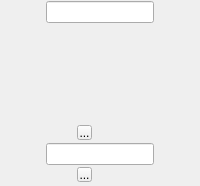
    <widget class="QFrame" name="frCO">
     <property name="sizePolicy">
      <sizepolicy hsizetype="Fixed" vsizetype="Preferred">
       <horstretch>0</horstretch>
       <verstretch>0</verstretch>
      </sizepolicy>
     </property>
     <property name="frameShape">
      <enum>QFrame::NoFrame</enum>
     </property>
     <property name="frameShadow">
      <enum>QFrame::Raised</enum>
     </property>
     <layout class="QGridLayout">
      <property name="margin">
       <number>1</number>
      </property>
      <property name="spacing">
       <number>0</number>
      </property>
      <item row="1" column="0">
       <spacer>
        <property name="orientation">
         <enum>Qt::Vertical</enum>
        </property>
        <property name="sizeType">
         <enum>QSizePolicy::Expanding</enum>
        </property>
        <property name="sizeHint" stdset="0">
         <size>
          <width>16</width>
          <height>100</height>
         </size>
        </property>
       </spacer>
      </item>
      <item row="2" column="0">
       <layout class="QGridLayout">
        <property name="margin">
         <number>0</number>
        </property>
        <property name="spacing">
         <number>0</number>
        </property>
        <item row="2" column="1">
         <widget class="QToolButton" name="tbCOdown">
          <property name="sizePolicy">
           <sizepolicy hsizetype="Fixed" vsizetype="Fixed">
            <horstretch>0</horstretch>
            <verstretch>0</verstretch>
           </sizepolicy>
          </property>
          <property name="minimumSize">
           <size>
            <width>15</width>
            <height>15</height>
           </size>
          </property>
          <property name="maximumSize">
           <size>
            <width>15</width>
            <height>15</height>
           </size>
          </property>
          <property name="focusPolicy">
           <enum>Qt::NoFocus</enum>
          </property>
          <property name="text">
           <string>...</string>
          </property>
          <property name="icon">
           <iconset resource="../rsc/gasman.qrc">
            <normaloff>:/images/down.png</normaloff>:/images/down.png</iconset>
          </property>
          <property name="autoRepeat">
           <bool>true</bool>
          </property>
         </widget>
        </item>
        <item row="1" column="0" colspan="4">
         <widget class="QLineEdit" name="leCO">
          <property name="sizePolicy">
           <sizepolicy hsizetype="Preferred" vsizetype="Fixed">
            <horstretch>0</horstretch>
            <verstretch>0</verstretch>
           </sizepolicy>
          </property>
         </widget>
        </item>
        <item row="0" column="1">
         <widget class="QToolButton" name="tbCOup">
          <property name="sizePolicy">
           <sizepolicy hsizetype="Fixed" vsizetype="Fixed">
            <horstretch>0</horstretch>
            <verstretch>0</verstretch>
           </sizepolicy>
          </property>
          <property name="minimumSize">
           <size>
            <width>15</width>
            <height>15</height>
           </size>
          </property>
          <property name="maximumSize">
           <size>
            <width>15</width>
            <height>15</height>
           </size>
          </property>
          <property name="focusPolicy">
           <enum>Qt::NoFocus</enum>
          </property>
          <property name="text">
           <string>...</string>
          </property>
          <property name="icon">
           <iconset resource="../rsc/gasman.qrc">
            <normaloff>:/images/up.png</normaloff>:/images/up.png</iconset>
          </property>
          <property name="autoRepeat">
           <bool>true</bool>
          </property>
         </widget>
        </item>
        <item row="0" column="0">
         <spacer>
          <property name="orientation">
           <enum>Qt::Horizontal</enum>
          </property>
          <property name="sizeType">
           <enum>QSizePolicy::Minimum</enum>
          </property>
          <property name="sizeHint" stdset="0">
           <size>
            <width>1</width>
            <height>20</height>
           </size>
          </property>
         </spacer>
        </item>
        <item row="2" column="0">
         <spacer>
          <property name="orientation">
           <enum>Qt::Horizontal</enum>
          </property>
          <property name="sizeType">
           <enum>QSizePolicy::Preferred</enum>
          </property>
          <property name="sizeHint" stdset="0">
           <size>
            <width>1</width>
            <height>20</height>
           </size>
          </property>
         </spacer>
        </item>
        <item row="0" column="2">
         <spacer>
          <property name="orientation">
           <enum>Qt::Horizontal</enum>
          </property>
          <property name="sizeType">
           <enum>QSizePolicy::Minimum</enum>
          </property>
          <property name="sizeHint" stdset="0">
           <size>
            <width>1</width>
            <height>20</height>
           </size>
          </property>
         </spacer>
        </item>
        <item row="0" column="3">
         <spacer>
          <property name="orientation">
           <enum>Qt::Horizontal</enum>
          </property>
          <property name="sizeType">
           <enum>QSizePolicy::Fixed</enum>
          </property>
          <property name="sizeHint" stdset="0">
           <size>
            <width>15</width>
            <height>15</height>
           </size>
          </property>
         </spacer>
        </item>
        <item row="2" column="2" colspan="2">
         <spacer>
          <property name="orientation">
           <enum>Qt::Horizontal</enum>
          </property>
          <property name="sizeType">
           <enum>QSizePolicy::Preferred</enum>
          </property>
          <property name="sizeHint" stdset="0">
           <size>
            <width>1</width>
            <height>20</height>
           </size>
          </property>
         </spacer>
        </item>
       </layout>
      </item>
      <item row="0" column="0">
       <widget class="QLineEdit" name="leHighCO">
        <property name="sizePolicy">
         <sizepolicy hsizetype="Fixed" vsizetype="Fixed">
          <horstretch>0</horstretch>
          <verstretch>0</verstretch>
         </sizepolicy>
        </property>
        <property name="focusPolicy">
         <enum>Qt::StrongFocus</enum>
        </property>
       </widget>
      </item>
     </layout>
    </widget>
